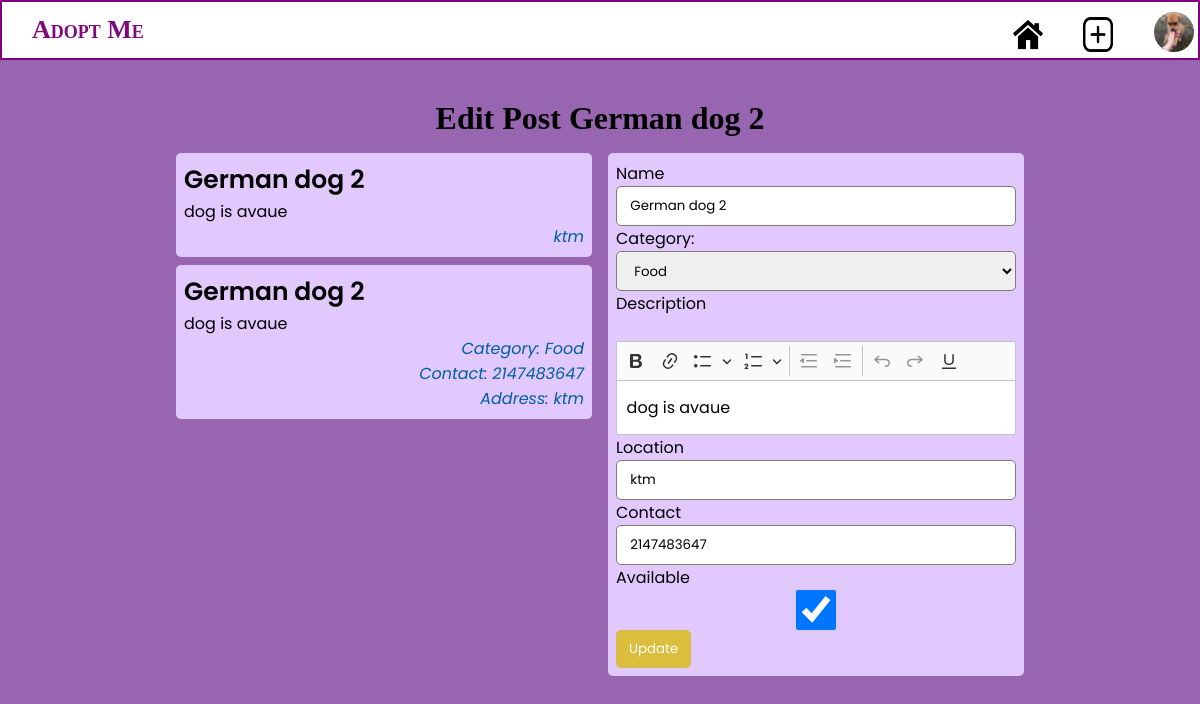
/update-help.php?help_id=30 (signed in), run on the app's committed database.
### tables this page shows
CREATE TABLE `pets` (
  `id` int(11) NOT NULL,
  `title` varchar(255) NOT NULL,
  `description` text NOT NULL,
  `location` varchar(255) NOT NULL,
  `contact` int(11) NOT NULL,
  `helper_id` int(10) UNSIGNED NOT NULL,
  `category` int(10) UNSIGNED DEFAULT NULL,
  `created_at` datetime NOT NULL DEFAULT current_timestamp(),
  `active` int(11) NOT NULL DEFAULT 1,
  `image` varchar(255) DEFAULT NULL
);

CREATE TABLE `pets_category` (
  `id` int(11) NOT NULL,
  `name` varchar(256) NOT NULL,
  `description` varchar(1000) DEFAULT NULL
);

### update-help.php (the view, shortened to what this page needs)
<?php
include "./includes/function.php";
include "./includes/authentication_required.php";
if (isset($_GET['help_id'])) :
    $help_id = $_GET['help_id'];
    $help_res = getPetById($help_id, $_SESSION['user']['id']);
    if ($help_res->num_rows != 0) :
        while ($row = $help_res->fetch_object()) {
            $help = $row;
        }
    else :
        $_SESSION['message'] = array('type' => 'danger', 'msg' => 'Help not found!');
        header('Location: /list.php');
        exit();
    endif;
else :
    $_SESSION['message'] = array('type' => 'danger', 'msg' => 'Help not found!');
    header('Location: /list.php');
    exit();
endif;
?>
<!DOCTYPE html>
<html lang="en">
<head>
    <link rel="stylesheet" href="./styles/main.css">
    <link rel="stylesheet" href="./styles/nav.css">
    <link rel="stylesheet" href="./styles/list.css">
</head>
<body>
    <?php include("./partials/nav.php") ?>
    <div class="container">
        <div class="title">
            <h1>Edit Post <?= $help->title ?></h1>
        </div>
        <div class="data-section">
            <div class="render-section">
                <div class="">
                    <div class='help-item help-item-card'>
                        <div class='help-title'>
                            <h3><?= $help->title ?></h3>
                        </div>
                        <div class='help-description'>
                            <p><?= $help->description ?></p>
                        </div>
                        <div class='help-meta help-meta-location'><?= $help->location ?></div>
                    </div>
                    <div class='help-item'>
                        <div class='help-title'>
                            <h3><?= $help->title ?></h3>
                        </div>
                        <div class='help-description'>
                            <p><?= $help->description ?></p>
                        </div>
                        <div class='help-meta help-meta-category'>
                            Category: <?php echoCategoryName($help->category); ?>
                        </div>
                        <div class='help-meta help-meta-contact'>
                            Contact: <?= $help->contact ?>
                        </div>
                        <div class='help-meta help-meta-location'>
                            Address: <?= $help->location ?>
                        </div>
                    </div>
                </div>
            </div>
            <div class="form-section">
                <form class="help-item" method="post" action="./update-help.php?help_id=<?= $help_id ?>" id='createHelpForm' name='createHelpForm'>
                    <label for="create-help-title">Name</label><br>
                    <input type="text" placeholder="Name" id='create-help-title' class='' name="title" value="<?= $help->title ?>" required><br>
                    <label for="create-help-category">Category:</label><br>
                    <select id='create-post-category' class='input' name="category" required>
                        <?php
                        $categories = getCategories();
                        while ($category = mysqli_fetch_array($categories)) {
                        ?>
                            <option value="<?= $category['id'] ?>" <?php
                                                                    if ($help->category == $category['id']) {
                                                                        echo "selected";
                                                                    } ?>>
                                <?= $category['name'] ?>
                            </option>
                        <?php
                        }
                        ?>
                    </select><br>
                    <label for="create-help-description">Description</label><br>
                    <textarea id="create-help-description" placeholder="Description about post..." name='description' class='textarea' required><?= $help->description ?></textarea><br>
                    <label for="create-help-location">Location</label><br>
                    <input type="text" placeholder="Location" id='create-help-location' class='' name="location" required value="<?= $help->location ?>"><br>
                    <label for="create-help-contact">Contact</label><br>
                    <input type="text" placeholder="Contact number" pattern="[0-9]{10}" id='create-help-contact' class='' name="contact" required value="<?= $help->contact ?>"><br>
                    <label for="create-help-active">Available</label><br>
                    <?php
                    $selected = $help->active == 1 ? "checked" : ""
                    ?>
                    <input type="checkbox" id='create-help-active' class='' name="active" value="1" <?= $selected ?>><br>
                    <button type="submit" value="submit" name="update_help" class="btn btn-edit">Update</button>
                </form>
            </div>
        </div>
    </div>
</body>
</html>

### includes/function.php (shortened to what this page needs)
<?php
require_once('database.php');
function getCategories()
{
    global $conn;
    $sql = $conn->prepare('SELECT * from pets_category');
    $sql->execute();
    $categories = $sql->get_result();
    return $categories;
}
function getPetById($pet_id = NULL, $owner = NULL)
{
    global $conn;
    if ($pet_id !== "" && $pet_id !== NULL && $pet_id !== 0) {
        if ($owner == NULL) {
            $sql = $conn->prepare("SELECT * FROM `pets` WHERE `id` = ?");
            $sql->bind_param('i', $pet_id);
        } else {
            $sql = $conn->prepare("SELECT * FROM `pets` WHERE `id` = ? AND `helper_id` = ?");
            $sql->bind_param('ii', $pet_id, $owner);
        }
        $sql->execute();
        $help = $sql->get_result();
        return $help;
    } else {
        return NULL;
    }
}
function echoCategoryName($id = NULL)
{
    global $conn;
    $sql = $conn->prepare("SELECT `name` FROM pets_category WHERE id = ?");
    $sql->bind_param('i', $id);
    $sql->execute();
    $res = $sql->get_result();
    if ($res->num_rows !== 0) {
        while ($cat_name = $res->fetch_assoc()) {
            echo $cat_name['name'];
        }
    } else {
        echo $id;
    }
}

### styles/main.css (style rules this page uses)
* { --primary: #8347b5; --secondary: #ffffff; --primary-green: #227027; --secondary-green: #90f096; --primary-red: #a81b0e; --secondary-red: #ff7a73; --meta: rgb(0, 93, 168); --focus-light: rgba(163, 211, 226, 0.897); --primary-btn-active: #ffffff; padding: 0px; margin: 0px; font-family: "Poppins", "Segoe UI", Tahoma, Geneva, Verdana, sans-serif; box-sizing: border-box; }
.container { padding: 100px 10rem 0px 10rem; }
.btn { border: 0.1rem solid #a8a8a82d; padding: 1vh 1vw; border-radius: 5px; min-height: 30px; max-height: 10vh; cursor: pointer; }
.input, input { float: left; min-height: 3em; width: 100%; border-radius: 5px; border: 0.1em solid rgb(131, 122, 122); padding: 0px 1em 0px 1em; }
body { background-color: white; }
.btn-edit { background-color: rgb(219, 190, 60); color: white; }

### styles/nav.css (style rules this page uses)
* { margin: 0; padding: 0; }
body { height: 100vh; background-color: rgb(152, 102, 177); background-size: cover; background-position: center; }

### styles/list.css (style rules this page uses)
.title { text-align: center; color: rgba(243, 233, 245, 0.795); align-content: center; }
.title h1 { font-family: cursive; color: black; }
.data-section { display: flex; flex-wrap: wrap; padding: 0.5em; }
.form-section { flex: 1 1 50%; min-width: 50%; }
.render-section { min-width: 50%; flex: 1 1 50%; }
.help-item { min-height: 10vh; background-color: #e1c9fd; margin: 1vh; padding: 1vh; border-radius: 5px; }
.help-meta { font-style: italic; text-align: right; color: var(--meta); }
.help-title > * { font-weight: 600; font-size: 25px; }
[name="active"] { float: left; margin: auto; display: block; }

### data on the page
pets: title "German dog 2", description "dog is avaue", location "ktm", contact "2147483647", category "Food"
pets_category: name "Food"
